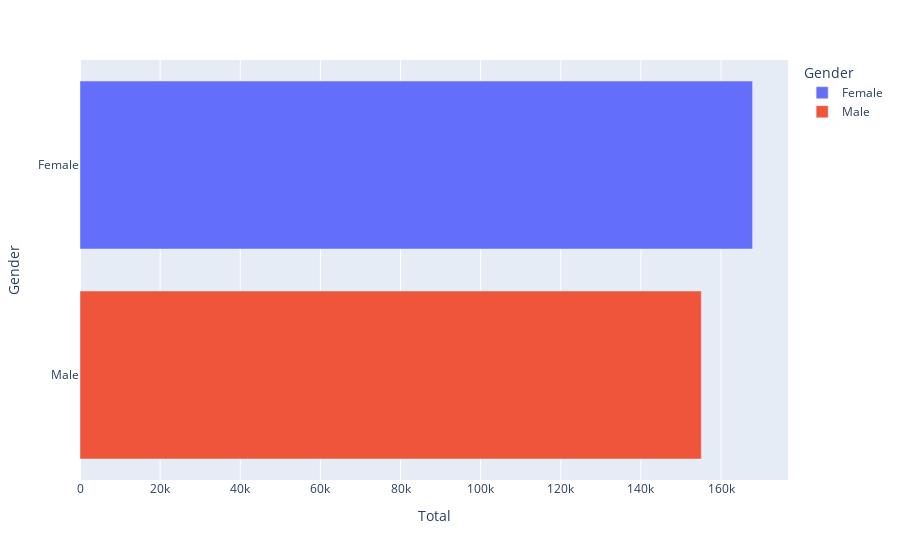

This figure's notebook cell:
### Code cell
px.bar(data_frame=GBS,  x='Total', y='Gender', color='Gender')

### Figure 1 — Plotly figure (JSON) as saved in the notebook; plotly's stock layout.template omitted (floating-point values rounded to 4 significant figures)
{"data": [{"hovertemplate": "Gender=%{y}<br>Total=%{x}<extra></extra>", "legendgroup": "Female", "marker": {"color": "#636efa", "pattern": {"shape": ""}}, "name": "Female", "orientation": "h", "showlegend": true, "textposition": "auto", "type": "bar", "x": [167900.0], "xaxis": "x", "y": ["Female"], "yaxis": "y"}, {"hovertemplate": "Gender=%{y}<br>Total=%{x}<extra></extra>", "legendgroup": "Male", "marker": {"color": "#EF553B", "pattern": {"shape": ""}}, "name": "Male", "orientation": "h", "showlegend": true, "textposition": "auto", "type": "bar", "x": [155100.0], "xaxis": "x", "y": ["Male"], "yaxis": "y"}], "layout": {"barmode": "relative", "legend": {"title": {"text": "Gender"}, "tracegroupgap": 0}, "margin": {"t": 60}, "xaxis": {"anchor": "y", "domain": [0, 1], "title": {"text": "Total"}}, "yaxis": {"anchor": "x", "categoryarray": ["Male", "Female"], "categoryorder": "array", "domain": [0, 1], "title": {"text": "Gender"}}}}
